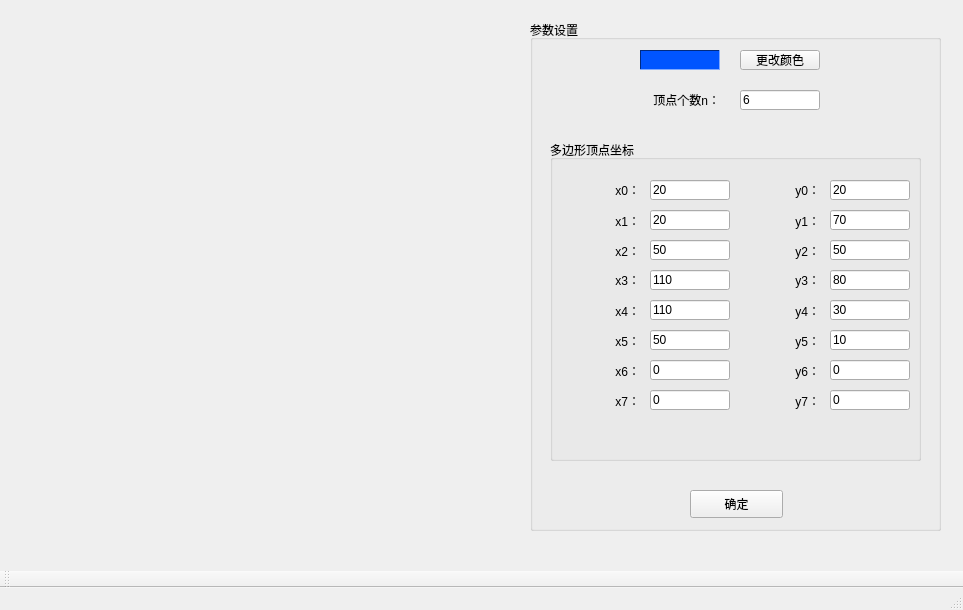
<?xml version="1.0" encoding="UTF-8"?>
<ui version="4.0">
 <class>MainWindow</class>
 <widget class="QMainWindow" name="MainWindow">
  <property name="geometry">
   <rect>
    <x>0</x>
    <y>0</y>
    <width>963</width>
    <height>610</height>
   </rect>
  </property>
  <property name="windowTitle">
   <string>实验8 边标志多边形填充算法</string>
  </property>
  <widget class="QWidget" name="centralwidget">
   <widget class="QGroupBox" name="groupBox_set">
    <property name="geometry">
     <rect>
      <x>530</x>
      <y>20</y>
      <width>411</width>
      <height>511</height>
     </rect>
    </property>
    <property name="title">
     <string>参数设置</string>
    </property>
    <widget class="QLabel" name="label_n">
     <property name="geometry">
      <rect>
       <x>110</x>
       <y>70</y>
       <width>80</width>
       <height>20</height>
      </rect>
     </property>
     <property name="layoutDirection">
      <enum>Qt::RightToLeft</enum>
     </property>
     <property name="text">
      <string>顶点个数n：</string>
     </property>
     <property name="alignment">
      <set>Qt::AlignRight|Qt::AlignTrailing|Qt::AlignVCenter</set>
     </property>
    </widget>
    <widget class="QLineEdit" name="lineEdit_n">
     <property name="geometry">
      <rect>
       <x>210</x>
       <y>70</y>
       <width>80</width>
       <height>20</height>
      </rect>
     </property>
     <property name="text">
      <string>6</string>
     </property>
    </widget>
    <widget class="QFrame" name="frame_color">
     <property name="geometry">
      <rect>
       <x>110</x>
       <y>30</y>
       <width>80</width>
       <height>20</height>
      </rect>
     </property>
     <property name="palette">
      <palette>
       <active>
        <colorrole role="WindowText">
         <brush brushstyle="SolidPattern">
          <color alpha="255">
           <red>0</red>
           <green>0</green>
           <blue>0</blue>
          </color>
         </brush>
        </colorrole>
        <colorrole role="Button">
         <brush brushstyle="SolidPattern">
          <color alpha="255">
           <red>0</red>
           <green>85</green>
           <blue>255</blue>
          </color>
         </brush>
        </colorrole>
        <colorrole role="Light">
         <brush brushstyle="SolidPattern">
          <color alpha="255">
           <red>127</red>
           <green>170</green>
           <blue>255</blue>
          </color>
         </brush>
        </colorrole>
        <colorrole role="Midlight">
         <brush brushstyle="SolidPattern">
          <color alpha="255">
           <red>63</red>
           <green>127</green>
           <blue>255</blue>
          </color>
         </brush>
        </colorrole>
        <colorrole role="Dark">
         <brush brushstyle="SolidPattern">
          <color alpha="255">
           <red>0</red>
           <green>42</green>
           <blue>127</blue>
          </color>
         </brush>
        </colorrole>
        <colorrole role="Mid">
         <brush brushstyle="SolidPattern">
          <color alpha="255">
           <red>0</red>
           <green>56</green>
           <blue>170</blue>
          </color>
         </brush>
        </colorrole>
        <colorrole role="Text">
         <brush brushstyle="SolidPattern">
          <color alpha="255">
           <red>0</red>
           <green>0</green>
           <blue>0</blue>
          </color>
         </brush>
        </colorrole>
        <colorrole role="BrightText">
         <brush brushstyle="SolidPattern">
          <color alpha="255">
           <red>255</red>
           <green>255</green>
           <blue>255</blue>
          </color>
         </brush>
        </colorrole>
        <colorrole role="ButtonText">
         <brush brushstyle="SolidPattern">
          <color alpha="255">
           <red>0</red>
           <green>0</green>
           <blue>0</blue>
          </color>
         </brush>
        </colorrole>
        <colorrole role="Base">
         <brush brushstyle="SolidPattern">
          <color alpha="255">
           <red>255</red>
           <green>255</green>
           <blue>255</blue>
          </color>
         </brush>
        </colorrole>
        <colorrole role="Window">
         <brush brushstyle="SolidPattern">
          <color alpha="255">
           <red>0</red>
           <green>85</green>
           <blue>255</blue>
          </color>
         </brush>
        </colorrole>
        <colorrole role="Shadow">
         <brush brushstyle="SolidPattern">
          <color alpha="255">
           <red>0</red>
           <green>0</green>
           <blue>0</blue>
          </color>
         </brush>
        </colorrole>
        <colorrole role="AlternateBase">
         <brush brushstyle="SolidPattern">
          <color alpha="255">
           <red>127</red>
           <green>170</green>
           <blue>255</blue>
          </color>
         </brush>
        </colorrole>
        <colorrole role="ToolTipBase">
         <brush brushstyle="SolidPattern">
          <color alpha="255">
           <red>255</red>
           <green>255</green>
           <blue>220</blue>
          </color>
         </brush>
        </colorrole>
        <colorrole role="ToolTipText">
         <brush brushstyle="SolidPattern">
          <color alpha="255">
           <red>0</red>
           <green>0</green>
           <blue>0</blue>
          </color>
         </brush>
        </colorrole>
        <colorrole role="PlaceholderText">
         <brush brushstyle="SolidPattern">
          <color alpha="128">
           <red>0</red>
           <green>0</green>
           <blue>0</blue>
          </color>
         </brush>
        </colorrole>
       </active>
       <inactive>
        <colorrole role="WindowText">
         <brush brushstyle="SolidPattern">
          <color alpha="255">
           <red>0</red>
           <green>0</green>
           <blue>0</blue>
          </color>
         </brush>
        </colorrole>
        <colorrole role="Button">
         <brush brushstyle="SolidPattern">
          <color alpha="255">
           <red>0</red>
           <green>85</green>
           <blue>255</blue>
          </color>
         </brush>
        </colorrole>
        <colorrole role="Light">
         <brush brushstyle="SolidPattern">
          <color alpha="255">
           <red>127</red>
           <green>170</green>
           <blue>255</blue>
          </color>
         </brush>
        </colorrole>
        <colorrole role="Midlight">
         <brush brushstyle="SolidPattern">
          <color alpha="255">
           <red>63</red>
           <green>127</green>
           <blue>255</blue>
          </color>
         </brush>
        </colorrole>
        <colorrole role="Dark">
         <brush brushstyle="SolidPattern">
          <color alpha="255">
           <red>0</red>
           <green>42</green>
           <blue>127</blue>
          </color>
         </brush>
        </colorrole>
        <colorrole role="Mid">
         <brush brushstyle="SolidPattern">
          <color alpha="255">
           <red>0</red>
           <green>56</green>
           <blue>170</blue>
          </color>
         </brush>
        </colorrole>
        <colorrole role="Text">
         <brush brushstyle="SolidPattern">
          <color alpha="255">
           <red>0</red>
           <green>0</green>
           <blue>0</blue>
          </color>
         </brush>
        </colorrole>
        <colorrole role="BrightText">
         <brush brushstyle="SolidPattern">
          <color alpha="255">
           <red>255</red>
           <green>255</green>
           <blue>255</blue>
          </color>
         </brush>
        </colorrole>
        <colorrole role="ButtonText">
         <brush brushstyle="SolidPattern">
          <color alpha="255">
           <red>0</red>
           <green>0</green>
           <blue>0</blue>
          </color>
         </brush>
        </colorrole>
        <colorrole role="Base">
         <brush brushstyle="SolidPattern">
          <color alpha="255">
           <red>255</red>
           <green>255</green>
           <blue>255</blue>
          </color>
         </brush>
        </colorrole>
        <colorrole role="Window">
         <brush brushstyle="SolidPattern">
          <color alpha="255">
           <red>0</red>
           <green>85</green>
           <blue>255</blue>
          </color>
         </brush>
        </colorrole>
        <colorrole role="Shadow">
         <brush brushstyle="SolidPattern">
          <color alpha="255">
           <red>0</red>
           <green>0</green>
           <blue>0</blue>
          </color>
         </brush>
        </colorrole>
        <colorrole role="AlternateBase">
         <brush brushstyle="SolidPattern">
          <color alpha="255">
           <red>127</red>
           <green>170</green>
           <blue>255</blue>
          </color>
         </brush>
        </colorrole>
        <colorrole role="ToolTipBase">
         <brush brushstyle="SolidPattern">
          <color alpha="255">
           <red>255</red>
           <green>255</green>
           <blue>220</blue>
          </color>
         </brush>
        </colorrole>
        <colorrole role="ToolTipText">
         <brush brushstyle="SolidPattern">
          <color alpha="255">
           <red>0</red>
           <green>0</green>
           <blue>0</blue>
          </color>
         </brush>
        </colorrole>
        <colorrole role="PlaceholderText">
         <brush brushstyle="SolidPattern">
          <color alpha="128">
           <red>0</red>
           <green>0</green>
           <blue>0</blue>
          </color>
         </brush>
        </colorrole>
       </inactive>
       <disabled>
        <colorrole role="WindowText">
         <brush brushstyle="SolidPattern">
          <color alpha="255">
           <red>0</red>
           <green>42</green>
           <blue>127</blue>
          </color>
         </brush>
        </colorrole>
        <colorrole role="Button">
         <brush brushstyle="SolidPattern">
          <color alpha="255">
           <red>0</red>
           <green>85</green>
           <blue>255</blue>
          </color>
         </brush>
        </colorrole>
        <colorrole role="Light">
         <brush brushstyle="SolidPattern">
          <color alpha="255">
           <red>127</red>
           <green>170</green>
           <blue>255</blue>
          </color>
         </brush>
        </colorrole>
        <colorrole role="Midlight">
         <brush brushstyle="SolidPattern">
          <color alpha="255">
           <red>63</red>
           <green>127</green>
           <blue>255</blue>
          </color>
         </brush>
        </colorrole>
        <colorrole role="Dark">
         <brush brushstyle="SolidPattern">
          <color alpha="255">
           <red>0</red>
           <green>42</green>
           <blue>127</blue>
          </color>
         </brush>
        </colorrole>
        <colorrole role="Mid">
         <brush brushstyle="SolidPattern">
          <color alpha="255">
           <red>0</red>
           <green>56</green>
           <blue>170</blue>
          </color>
         </brush>
        </colorrole>
        <colorrole role="Text">
         <brush brushstyle="SolidPattern">
          <color alpha="255">
           <red>0</red>
           <green>42</green>
           <blue>127</blue>
          </color>
         </brush>
        </colorrole>
        <colorrole role="BrightText">
         <brush brushstyle="SolidPattern">
          <color alpha="255">
           <red>255</red>
           <green>255</green>
           <blue>255</blue>
          </color>
         </brush>
        </colorrole>
        <colorrole role="ButtonText">
         <brush brushstyle="SolidPattern">
          <color alpha="255">
           <red>0</red>
           <green>42</green>
           <blue>127</blue>
          </color>
         </brush>
        </colorrole>
        <colorrole role="Base">
         <brush brushstyle="SolidPattern">
          <color alpha="255">
           <red>0</red>
           <green>85</green>
           <blue>255</blue>
          </color>
         </brush>
        </colorrole>
        <colorrole role="Window">
         <brush brushstyle="SolidPattern">
          <color alpha="255">
           <red>0</red>
           <green>85</green>
           <blue>255</blue>
          </color>
         </brush>
        </colorrole>
        <colorrole role="Shadow">
         <brush brushstyle="SolidPattern">
          <color alpha="255">
           <red>0</red>
           <green>0</green>
           <blue>0</blue>
          </color>
         </brush>
        </colorrole>
        <colorrole role="AlternateBase">
         <brush brushstyle="SolidPattern">
          <color alpha="255">
           <red>0</red>
           <green>85</green>
           <blue>255</blue>
          </color>
         </brush>
        </colorrole>
        <colorrole role="ToolTipBase">
         <brush brushstyle="SolidPattern">
          <color alpha="255">
           <red>255</red>
           <green>255</green>
           <blue>220</blue>
          </color>
         </brush>
        </colorrole>
        <colorrole role="ToolTipText">
         <brush brushstyle="SolidPattern">
          <color alpha="255">
           <red>0</red>
           <green>0</green>
           <blue>0</blue>
          </color>
         </brush>
        </colorrole>
        <colorrole role="PlaceholderText">
         <brush brushstyle="SolidPattern">
          <color alpha="128">
           <red>0</red>
           <green>0</green>
           <blue>0</blue>
          </color>
         </brush>
        </colorrole>
       </disabled>
      </palette>
     </property>
     <property name="autoFillBackground">
      <bool>true</bool>
     </property>
     <property name="frameShape">
      <enum>QFrame::Panel</enum>
     </property>
     <property name="frameShadow">
      <enum>QFrame::Sunken</enum>
     </property>
    </widget>
    <widget class="QPushButton" name="pushButton_color">
     <property name="geometry">
      <rect>
       <x>210</x>
       <y>30</y>
       <width>80</width>
       <height>20</height>
      </rect>
     </property>
     <property name="text">
      <string>更改颜色</string>
     </property>
    </widget>
    <widget class="QGroupBox" name="groupBox">
     <property name="geometry">
      <rect>
       <x>20</x>
       <y>120</y>
       <width>371</width>
       <height>321</height>
      </rect>
     </property>
     <property name="title">
      <string>多边形顶点坐标</string>
     </property>
     <widget class="QLineEdit" name="lineEdit_x2">
      <property name="geometry">
       <rect>
        <x>100</x>
        <y>100</y>
        <width>80</width>
        <height>20</height>
       </rect>
      </property>
      <property name="text">
       <string>50</string>
      </property>
     </widget>
     <widget class="QLabel" name="label_x1">
      <property name="geometry">
       <rect>
        <x>10</x>
        <y>70</y>
        <width>80</width>
        <height>21</height>
       </rect>
      </property>
      <property name="layoutDirection">
       <enum>Qt::RightToLeft</enum>
      </property>
      <property name="text">
       <string>x1：</string>
      </property>
      <property name="alignment">
       <set>Qt::AlignRight|Qt::AlignTrailing|Qt::AlignVCenter</set>
      </property>
     </widget>
     <widget class="QLineEdit" name="lineEdit_x0">
      <property name="geometry">
       <rect>
        <x>100</x>
        <y>40</y>
        <width>80</width>
        <height>20</height>
       </rect>
      </property>
      <property name="text">
       <string>20</string>
      </property>
     </widget>
     <widget class="QLineEdit" name="lineEdit_x1">
      <property name="geometry">
       <rect>
        <x>100</x>
        <y>70</y>
        <width>80</width>
        <height>20</height>
       </rect>
      </property>
      <property name="text">
       <string>20</string>
      </property>
     </widget>
     <widget class="QLabel" name="label_x2">
      <property name="geometry">
       <rect>
        <x>10</x>
        <y>100</y>
        <width>80</width>
        <height>21</height>
       </rect>
      </property>
      <property name="layoutDirection">
       <enum>Qt::RightToLeft</enum>
      </property>
      <property name="text">
       <string>x2：</string>
      </property>
      <property name="alignment">
       <set>Qt::AlignRight|Qt::AlignTrailing|Qt::AlignVCenter</set>
      </property>
     </widget>
     <widget class="QLabel" name="label_x0">
      <property name="geometry">
       <rect>
        <x>10</x>
        <y>40</y>
        <width>80</width>
        <height>20</height>
       </rect>
      </property>
      <property name="layoutDirection">
       <enum>Qt::RightToLeft</enum>
      </property>
      <property name="text">
       <string>x0：</string>
      </property>
      <property name="alignment">
       <set>Qt::AlignRight|Qt::AlignTrailing|Qt::AlignVCenter</set>
      </property>
     </widget>
     <widget class="QLabel" name="label_y1">
      <property name="geometry">
       <rect>
        <x>190</x>
        <y>70</y>
        <width>80</width>
        <height>21</height>
       </rect>
      </property>
      <property name="layoutDirection">
       <enum>Qt::RightToLeft</enum>
      </property>
      <property name="text">
       <string>y1：</string>
      </property>
      <property name="alignment">
       <set>Qt::AlignRight|Qt::AlignTrailing|Qt::AlignVCenter</set>
      </property>
     </widget>
     <widget class="QLineEdit" name="lineEdit_y0">
      <property name="geometry">
       <rect>
        <x>280</x>
        <y>40</y>
        <width>80</width>
        <height>20</height>
       </rect>
      </property>
      <property name="text">
       <string>20</string>
      </property>
     </widget>
     <widget class="QLineEdit" name="lineEdit_y1">
      <property name="geometry">
       <rect>
        <x>280</x>
        <y>70</y>
        <width>80</width>
        <height>20</height>
       </rect>
      </property>
      <property name="text">
       <string>70</string>
      </property>
     </widget>
     <widget class="QLabel" name="label_y2">
      <property name="geometry">
       <rect>
        <x>190</x>
        <y>100</y>
        <width>80</width>
        <height>21</height>
       </rect>
      </property>
      <property name="layoutDirection">
       <enum>Qt::RightToLeft</enum>
      </property>
      <property name="text">
       <string>y2：</string>
      </property>
      <property name="alignment">
       <set>Qt::AlignRight|Qt::AlignTrailing|Qt::AlignVCenter</set>
      </property>
     </widget>
     <widget class="QLabel" name="label_y0">
      <property name="geometry">
       <rect>
        <x>190</x>
        <y>40</y>
        <width>80</width>
        <height>20</height>
       </rect>
      </property>
      <property name="layoutDirection">
       <enum>Qt::RightToLeft</enum>
      </property>
      <property name="text">
       <string>y0：</string>
      </property>
      <property name="alignment">
       <set>Qt::AlignRight|Qt::AlignTrailing|Qt::AlignVCenter</set>
      </property>
     </widget>
     <widget class="QLineEdit" name="lineEdit_y2">
      <property name="geometry">
       <rect>
        <x>280</x>
        <y>100</y>
        <width>80</width>
        <height>20</height>
       </rect>
      </property>
      <property name="text">
       <string>50</string>
      </property>
     </widget>
     <widget class="QLabel" name="label_x4">
      <property name="geometry">
       <rect>
        <x>10</x>
        <y>160</y>
        <width>80</width>
        <height>21</height>
       </rect>
      </property>
      <property name="layoutDirection">
       <enum>Qt::RightToLeft</enum>
      </property>
      <property name="text">
       <string>x4：</string>
      </property>
      <property name="alignment">
       <set>Qt::AlignRight|Qt::AlignTrailing|Qt::AlignVCenter</set>
      </property>
     </widget>
     <widget class="QLabel" name="label_y5">
      <property name="geometry">
       <rect>
        <x>190</x>
        <y>190</y>
        <width>80</width>
        <height>21</height>
       </rect>
      </property>
      <property name="layoutDirection">
       <enum>Qt::RightToLeft</enum>
      </property>
      <property name="text">
       <string>y5：</string>
      </property>
      <property name="alignment">
       <set>Qt::AlignRight|Qt::AlignTrailing|Qt::AlignVCenter</set>
      </property>
     </widget>
     <widget class="QLineEdit" name="lineEdit_x3">
      <property name="geometry">
       <rect>
        <x>100</x>
        <y>130</y>
        <width>80</width>
        <height>20</height>
       </rect>
      </property>
      <property name="text">
       <string>110</string>
      </property>
     </widget>
     <widget class="QLineEdit" name="lineEdit_x4">
      <property name="geometry">
       <rect>
        <x>100</x>
        <y>160</y>
        <width>80</width>
        <height>20</height>
       </rect>
      </property>
      <property name="text">
       <string>110</string>
      </property>
     </widget>
     <widget class="QLabel" name="label_x5">
      <property name="geometry">
       <rect>
        <x>10</x>
        <y>190</y>
        <width>80</width>
        <height>21</height>
       </rect>
      </property>
      <property name="layoutDirection">
       <enum>Qt::RightToLeft</enum>
      </property>
      <property name="text">
       <string>x5：</string>
      </property>
      <property name="alignment">
       <set>Qt::AlignRight|Qt::AlignTrailing|Qt::AlignVCenter</set>
      </property>
     </widget>
     <widget class="QLabel" name="label_x3">
      <property name="geometry">
       <rect>
        <x>10</x>
        <y>130</y>
        <width>80</width>
        <height>20</height>
       </rect>
      </property>
      <property name="layoutDirection">
       <enum>Qt::RightToLeft</enum>
      </property>
      <property name="text">
       <string>x3：</string>
      </property>
      <property name="alignment">
       <set>Qt::AlignRight|Qt::AlignTrailing|Qt::AlignVCenter</set>
      </property>
     </widget>
     <widget class="QLabel" name="label_y4">
      <property name="geometry">
       <rect>
        <x>190</x>
        <y>160</y>
        <width>80</width>
        <height>21</height>
       </rect>
      </property>
      <property name="layoutDirection">
       <enum>Qt::RightToLeft</enum>
      </property>
      <property name="text">
       <string>y4：</string>
      </property>
      <property name="alignment">
       <set>Qt::AlignRight|Qt::AlignTrailing|Qt::AlignVCenter</set>
      </property>
     </widget>
     <widget class="QLineEdit" name="lineEdit_y4">
      <property name="geometry">
       <rect>
        <x>280</x>
        <y>160</y>
        <width>80</width>
        <height>20</height>
       </rect>
      </property>
      <property name="text">
       <string>30</string>
      </property>
     </widget>
     <widget class="QLineEdit" name="lineEdit_x5">
      <property name="geometry">
       <rect>
        <x>100</x>
        <y>190</y>
        <width>80</width>
        <height>20</height>
       </rect>
      </property>
      <property name="text">
       <string>50</string>
      </property>
     </widget>
     <widget class="QLineEdit" name="lineEdit_y5">
      <property name="geometry">
       <rect>
        <x>280</x>
        <y>190</y>
        <width>80</width>
        <height>20</height>
       </rect>
      </property>
      <property name="text">
       <string>10</string>
      </property>
     </widget>
     <widget class="QLineEdit" name="lineEdit_y3">
      <property name="geometry">
       <rect>
        <x>280</x>
        <y>130</y>
        <width>80</width>
        <height>20</height>
       </rect>
      </property>
      <property name="text">
       <string>80</string>
      </property>
     </widget>
     <widget class="QLabel" name="label_y3">
      <property name="geometry">
       <rect>
        <x>190</x>
        <y>130</y>
        <width>80</width>
        <height>20</height>
       </rect>
      </property>
      <property name="layoutDirection">
       <enum>Qt::RightToLeft</enum>
      </property>
      <property name="text">
       <string>y3：</string>
      </property>
      <property name="alignment">
       <set>Qt::AlignRight|Qt::AlignTrailing|Qt::AlignVCenter</set>
      </property>
     </widget>
     <widget class="QLineEdit" name="lineEdit_x7">
      <property name="geometry">
       <rect>
        <x>100</x>
        <y>250</y>
        <width>80</width>
        <height>20</height>
       </rect>
      </property>
      <property name="text">
       <string>0</string>
      </property>
     </widget>
     <widget class="QLabel" name="label_x7">
      <property name="geometry">
       <rect>
        <x>10</x>
        <y>250</y>
        <width>80</width>
        <height>21</height>
       </rect>
      </property>
      <property name="layoutDirection">
       <enum>Qt::RightToLeft</enum>
      </property>
      <property name="text">
       <string>x7：</string>
      </property>
      <property name="alignment">
       <set>Qt::AlignRight|Qt::AlignTrailing|Qt::AlignVCenter</set>
      </property>
     </widget>
     <widget class="QLabel" name="label_y7">
      <property name="geometry">
       <rect>
        <x>190</x>
        <y>250</y>
        <width>80</width>
        <height>21</height>
       </rect>
      </property>
      <property name="layoutDirection">
       <enum>Qt::RightToLeft</enum>
      </property>
      <property name="text">
       <string>y7：</string>
      </property>
      <property name="alignment">
       <set>Qt::AlignRight|Qt::AlignTrailing|Qt::AlignVCenter</set>
      </property>
     </widget>
     <widget class="QLineEdit" name="lineEdit_x6">
      <property name="geometry">
       <rect>
        <x>100</x>
        <y>220</y>
        <width>80</width>
        <height>20</height>
       </rect>
      </property>
      <property name="text">
       <string>0</string>
      </property>
     </widget>
     <widget class="QLabel" name="label_x6">
      <property name="geometry">
       <rect>
        <x>10</x>
        <y>220</y>
        <width>80</width>
        <height>21</height>
       </rect>
      </property>
      <property name="layoutDirection">
       <enum>Qt::RightToLeft</enum>
      </property>
      <property name="text">
       <string>x6：</string>
      </property>
      <property name="alignment">
       <set>Qt::AlignRight|Qt::AlignTrailing|Qt::AlignVCenter</set>
      </property>
     </widget>
     <widget class="QLineEdit" name="lineEdit_y6">
      <property name="geometry">
       <rect>
        <x>280</x>
        <y>220</y>
        <width>80</width>
        <height>20</height>
       </rect>
      </property>
      <property name="text">
       <string>0</string>
      </property>
     </widget>
     <widget class="QLabel" name="label_y6">
      <property name="geometry">
       <rect>
        <x>190</x>
        <y>220</y>
        <width>80</width>
        <height>21</height>
       </rect>
      </property>
      <property name="layoutDirection">
       <enum>Qt::RightToLeft</enum>
      </property>
      <property name="text">
       <string>y6：</string>
      </property>
      <property name="alignment">
       <set>Qt::AlignRight|Qt::AlignTrailing|Qt::AlignVCenter</set>
      </property>
     </widget>
     <widget class="QLineEdit" name="lineEdit_y7">
      <property name="geometry">
       <rect>
        <x>280</x>
        <y>250</y>
        <width>80</width>
        <height>20</height>
       </rect>
      </property>
      <property name="text">
       <string>0</string>
      </property>
     </widget>
    </widget>
    <widget class="QPushButton" name="pushButton_ok">
     <property name="geometry">
      <rect>
       <x>160</x>
       <y>470</y>
       <width>93</width>
       <height>28</height>
      </rect>
     </property>
     <property name="text">
      <string>确定</string>
     </property>
    </widget>
   </widget>
  </widget>
  <widget class="QMenuBar" name="menubar">
   <property name="geometry">
    <rect>
     <x>0</x>
     <y>0</y>
     <width>963</width>
     <height>26</height>
    </rect>
   </property>
  </widget>
  <widget class="QStatusBar" name="statusbar"/>
  <widget class="QToolBar" name="mainToolBar">
   <property name="windowTitle">
    <string>toolBar</string>
   </property>
   <attribute name="toolBarArea">
    <enum>BottomToolBarArea</enum>
   </attribute>
   <attribute name="toolBarBreak">
    <bool>false</bool>
   </attribute>
  </widget>
 </widget>
 <resources/>
 <connections/>
</ui>
